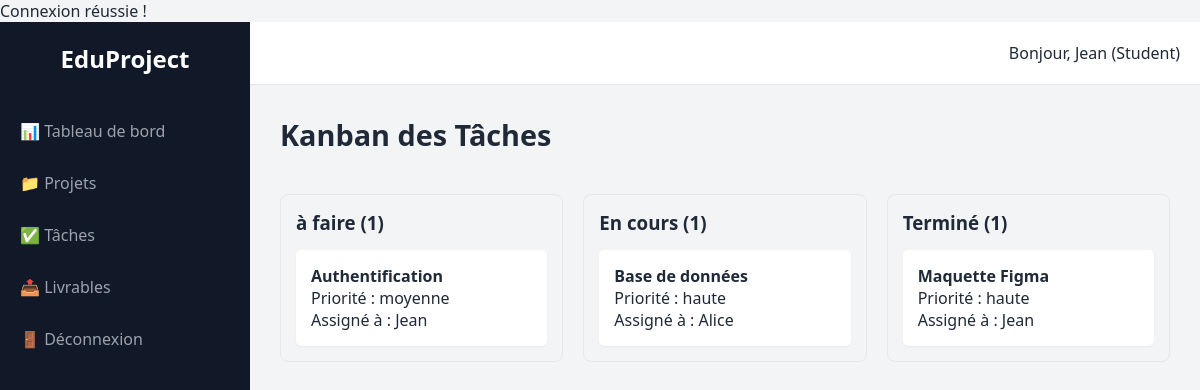
Page /tasks.php?project_id=1 (signed in) on the committed database.
### tables this page shows
CREATE TABLE tasks (
    id INT AUTO_INCREMENT PRIMARY KEY,
    project_id INT,
    title VARCHAR(150),
    description TEXT,
    assigned_to INT NULL,
    priority ENUM('basse', 'moyenne', 'haute') DEFAULT 'moyenne',
    status ENUM('à faire', 'en cours', 'terminé') DEFAULT 'à faire',
    due_date DATE,
    created_by INT,
    created_at TIMESTAMP DEFAULT CURRENT_TIMESTAMP,
    FOREIGN KEY (project_id) REFERENCES projects(id) ON DELETE CASCADE,
    FOREIGN KEY (assigned_to) REFERENCES users(id)
);

CREATE TABLE users (
    id INT AUTO_INCREMENT PRIMARY KEY,
    first_name VARCHAR(50),
    last_name VARCHAR(50),
    email VARCHAR(100) UNIQUE,
    password VARCHAR(255),
    role ENUM('student', 'team_leader', 'supervisor', 'jury') NOT NULL,
    created_at TIMESTAMP DEFAULT CURRENT_TIMESTAMP
);

### tasks.php (the view, shortened to what this page needs)
<?php
require_once 'includes/db.php';
$projectId = $_GET['project_id'] ?? null;
$stmt = $pdo->prepare("SELECT t.*, u.first_name FROM tasks t LEFT JOIN users u ON t.assigned_to = u.id WHERE project_id = ?");
$stmt->execute([$projectId]);
$tasks = $stmt->fetchAll();
$kanban = ['à faire' => [], 'en cours' => [], 'terminé' => []];
foreach($tasks as $t) $kanban[$t['status']][] = $t;
include 'includes/header.php';
?>
<div class="flex-between">
    <h1>Kanban des Tâches</h1>
</div>
<div class="kanban-board">
    <?php foreach($kanban as $status => $list): ?>
    <div class="kanban-column">
        <h3><?= ucfirst($status) ?> (<?= count($list) ?>)</h3>
        <?php foreach($list as $task): ?>
        <div class="kanban-card">
            <h4><?= htmlspecialchars($task['title']) ?></h4>
            <p>Priorité : <?= $task['priority'] ?></p>
            <p>Assigné à : <?= $task['first_name'] ?? 'Non assigné' ?></p>
        </div>
        <?php endforeach; ?>
    </div>
    <?php endforeach; ?>
</div>
<?php include 'includes/footer.php'; ?>

### assets/css/style.css (style rules this page uses)
:root { --primary: #1A56DB; --sidebar-bg: #111827; --bg: #F3F4F6; --text: #1F2937; --card-bg: #FFFFFF; }
* { box-sizing: border-box; margin: 0; padding: 0; font-family: 'Segoe UI', Tahoma, Geneva, Verdana, sans-serif; }
body { background-color: var(--bg); color: var(--text); }
h1 { margin-bottom: 20px; font-size: 1.8rem; }
.flex-between { display: flex; justify-content: space-between; align-items: center; margin-bottom: 20px; }
.kanban-board { display: flex; gap: 20px; align-items: flex-start; }
.kanban-column { flex: 1; background: #F3F4F6; padding: 15px; border-radius: 8px; border: 1px solid #E5E7EB; }
.kanban-card { background: white; padding: 15px; border-radius: 5px; margin-top: 15px; box-shadow: 0 1px 2px rgba(0,0,0,0.05); }

### rows in the picture
tasks: title "Authentification", priority "moyenne", assigned_to.first_name "Jean"
tasks: title "Base de données", priority "haute", assigned_to.first_name "Alice"
tasks: title "Maquette Figma", priority "haute", assigned_to.first_name "Jean"

### other values in the picture
$_SESSION['first_name'] "Jean"
$_SESSION['role'] "Student"
$status "à faire"
count($list) "1"
$status "En cours"
$status "Terminé"
